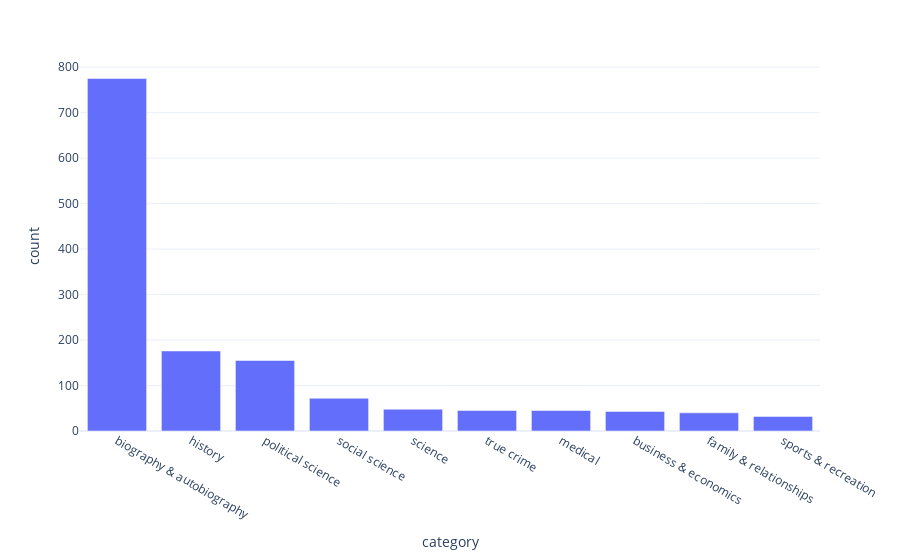

Notebook cell for this chart:
### Code cell
fig = px.bar(top10_cat, x = 'category', y = 'count')
fig.show()

fig.write_image("images/top10_count.svg")
fig.write_image("images/top10_count.png", width='1000px')

### Figure 1 — Plotly figure (JSON) as saved in the notebook; plotly's stock layout.template omitted (floating-point values rounded to 4 significant figures)
{"data": [{"hovertemplate": "category=%{x}<br>count=%{y}<extra></extra>", "legendgroup": "", "marker": {"color": "#636efa", "pattern": {"shape": ""}}, "name": "", "orientation": "v", "showlegend": false, "textposition": "auto", "type": "bar", "x": ["biography & autobiography", "history", "political science", "social science", "science", "true crime", "medical", "business & economics", "family & relationships", "sports & recreation"], "xaxis": "x", "y": [775, 176, 155, 72, 48, 45, 45, 43, 40, 32], "yaxis": "y"}], "layout": {"barmode": "relative", "legend": {"tracegroupgap": 0}, "margin": {"t": 60}, "xaxis": {"anchor": "y", "domain": [0, 1], "title": {"text": "category"}}, "yaxis": {"anchor": "x", "domain": [0, 1], "title": {"text": "count"}}}}
